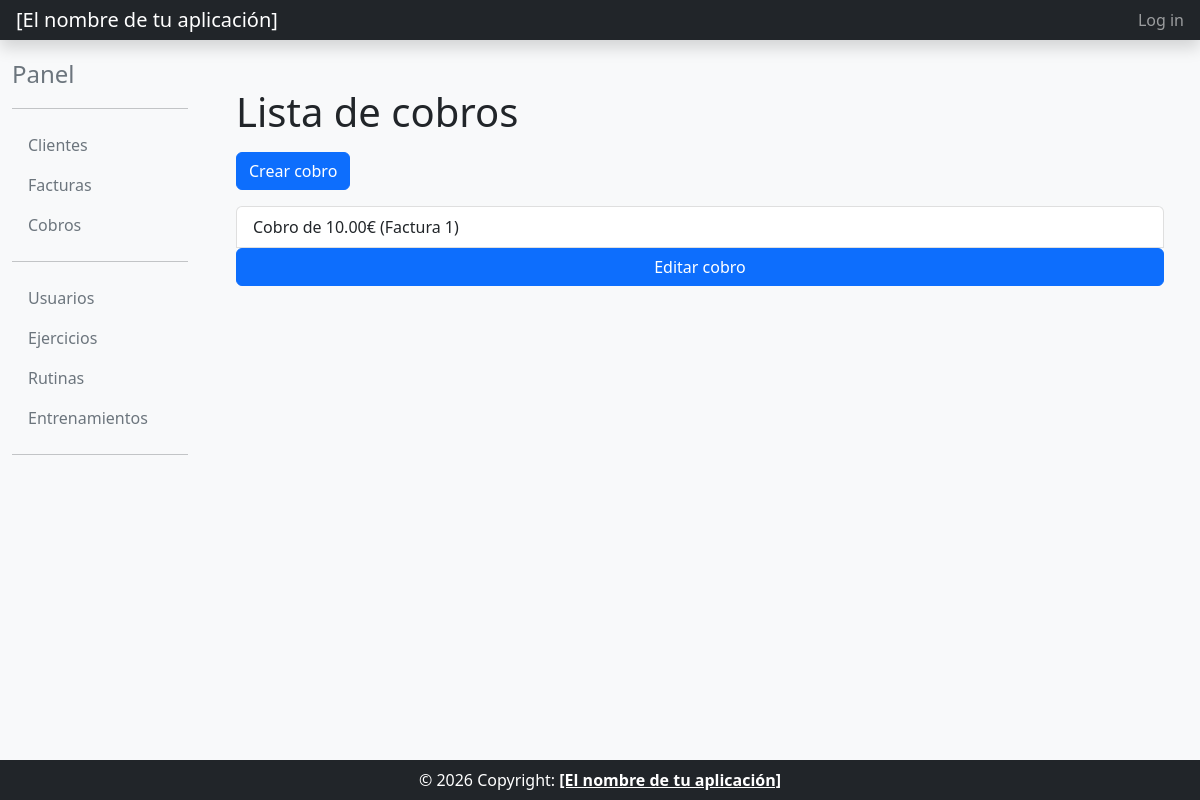
The page /cobro_list/ on the database as committed earlier.
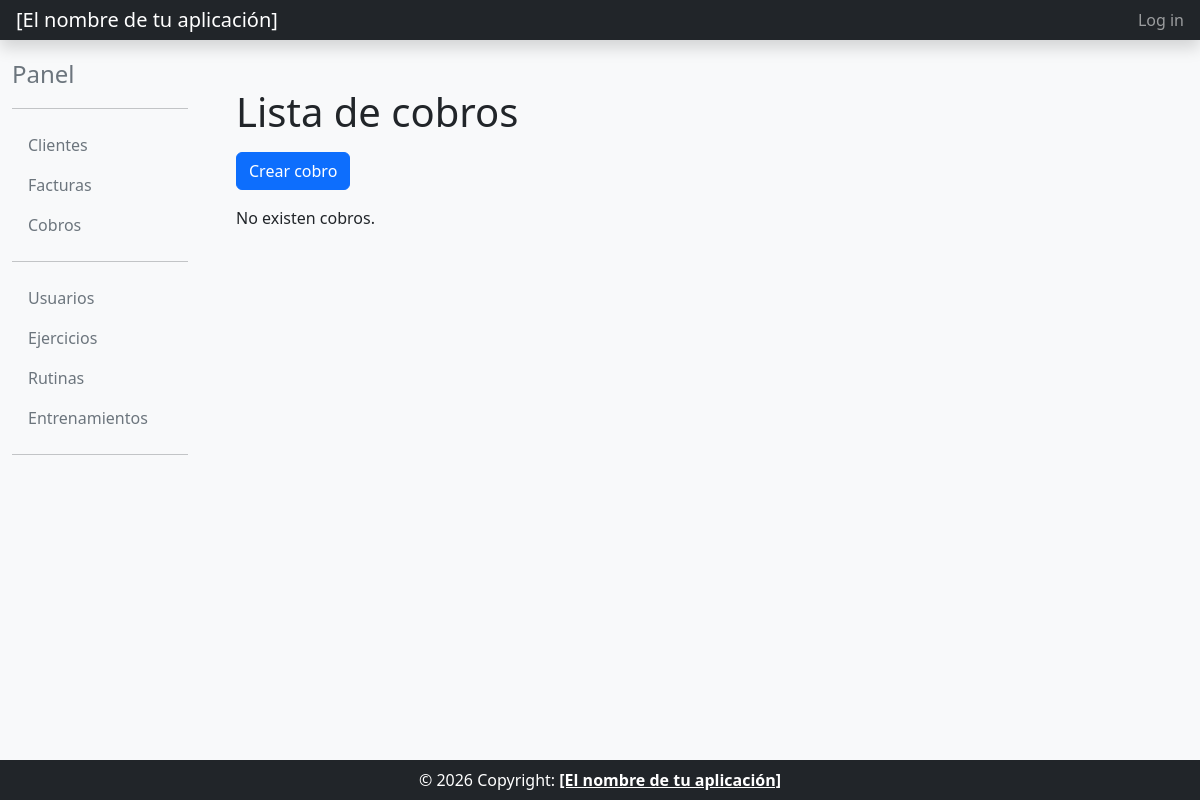
The same page on the database as committed later.
### billing/models.py (models this page shows, shortened)
class Cobro(models.Model):
    factura = models.ForeignKey(Factura, on_delete=models.PROTECT)
    fecha = models.DateField(default=timezone.now)
    importe = models.DecimalField(max_digits=10, decimal_places=2, default=0)
    class Meta:
        verbose_name = "cobro"
        verbose_name_plural = "cobros"
        ordering = ["-fecha", "factura__numero"]
    def __str__(self):
        return f"Cobro de {self.importe}€ (Factura {self.factura.numero})"

class Factura(models.Model):
    cliente = models.ForeignKey(Cliente, on_delete=models.PROTECT)
    numero = models.CharField(max_length=20, verbose_name="N.º factura")
    concepto = models.TextField()
    fecha = models.DateField(default=timezone.now)
    total = models.DecimalField(max_digits=10, decimal_places=2, default=0)
    class Meta:
        verbose_name = "factura"
        verbose_name_plural = "facturas"
        ordering = ["-fecha", "numero"]

### billing/views.py (the view)
# urls.py: path("cobro_list/", views.CobroListView.as_view(), name="cobro_list"),
class CobroListView(OrderingListViewMixin, ListView):
    model = Cobro
    template_name = 'cobro_list.html'
    paginate_by = 10

### common/mixins.py (called while the page is built)
    def get_queryset(self):
        queryset = super().get_queryset()
        ordering = self.request.GET.get('ordering')
        if ordering == 'asc':
            return queryset.order_by('pk')
        if ordering == 'desc':
            return queryset.order_by('-pk')
        return queryset

    def get_context_data(self, **kwargs):
        context = super().get_context_data(**kwargs)
        ordering = self.request.GET.get('ordering')
        context['ordering'] = ordering if ordering in ('asc', 'desc') else None
        return context

### billing/templates/cobro_list.html (shortened to what this page needs)
{% extends "base_intranet.html" %}
{% block main_content %}
<div class="container">
    <h1>Lista de cobros</h1>
    <a href="{% url 'cobro_create' %}" class="btn btn-primary mt-2">Crear cobro</a>
    <ul class="list-group mt-3">
    {% for cobro in object_list %}
        <a href="{% url 'cobro_detail' cobro.id %}" class="list-group-item list-group-item-action">{{ cobro }}</a>
        <a href="{% url 'cobro_update' pk=cobro.id %}" class="btn btn-primary">Editar cobro</a>
    {% empty %}
        <p>No existen cobros.</p>
    {% endfor %}
    </ul>
</div>
{% endblock main_content %}

Rows that differ between the two databases and show on the page:
removed Cobro: importe+factura "Cobro de 10.00€ (Factura 1)"
Other text that changed with them:
text now shown: "No existen cobros."
